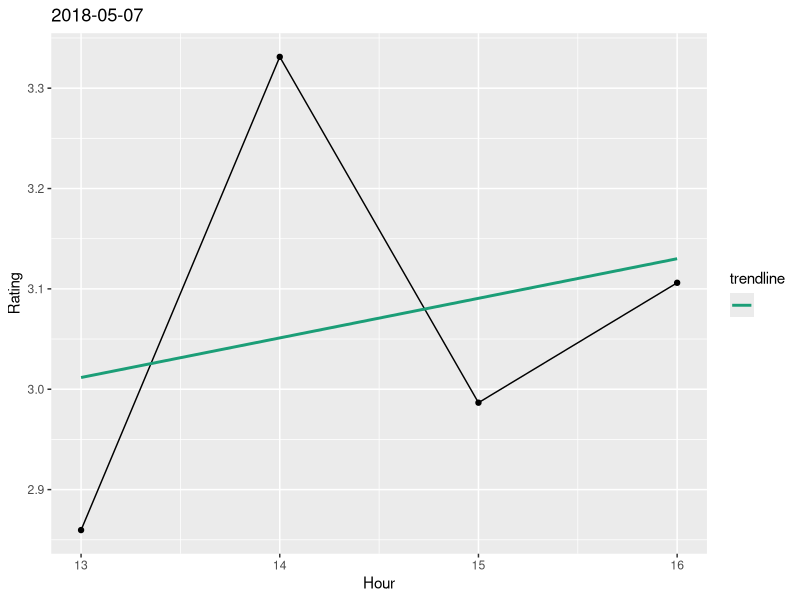
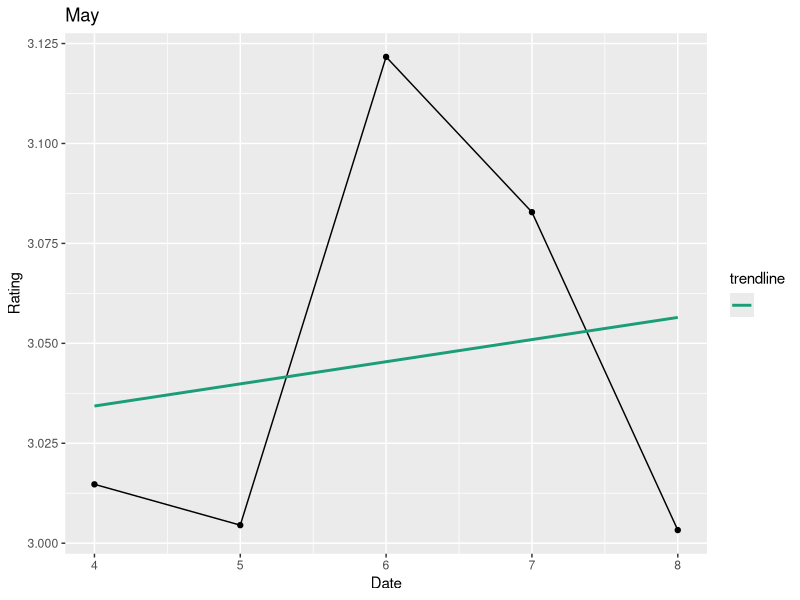
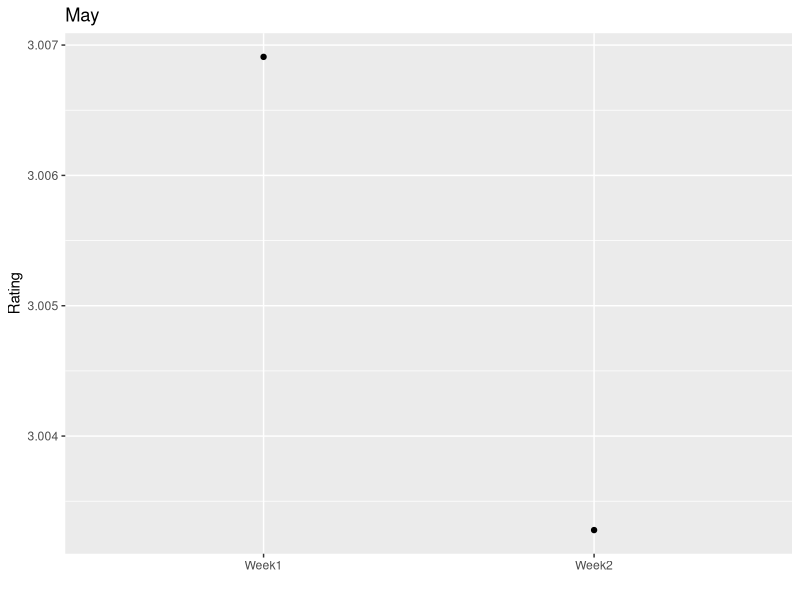
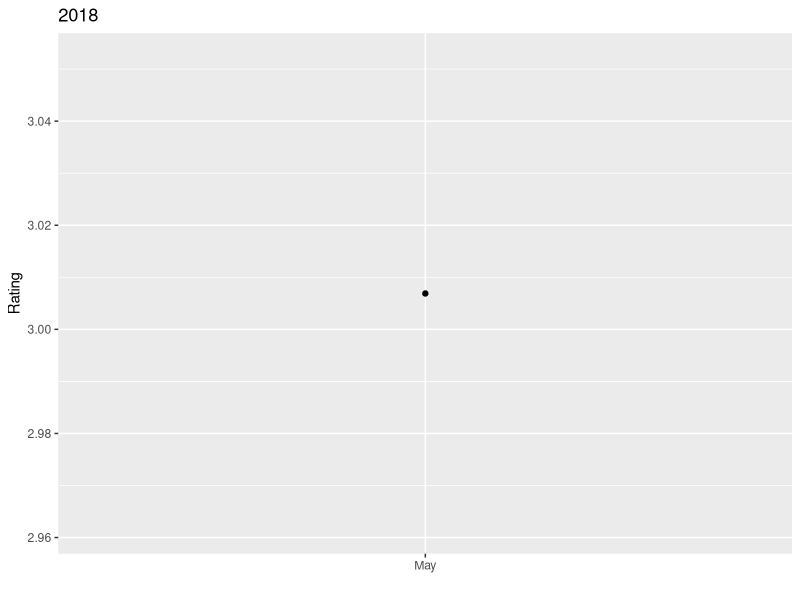

Source code (R) for these figures, in order:
library(ggplot2)
library(dplyr)
library(lubridate)
time <- read.csv("time.csv",sep = "|",header = FALSE , stringsAsFactors = FALSE)

#hourly
hourly <- function(time, datee)
{
temp_hour <-  time %>% group_by(Date = as.Date(V3),hour=hour(V3)) %>% 
  summarise(count = mean(V2)) %>%  subset(Date==datee)
ggplot(temp_hour,aes(x = temp_hour$hour, y = temp_hour$count))+
  geom_line()+
  geom_point()+
  labs(x = "Hour",y = "Rating",title = datee)+
  stat_smooth(method = 'lm' ,se = FALSE , aes(colour = ""))+
  scale_color_brewer(name = "trendline", palette = "Dark2")
}

#daily
daily <- function(time , monthh)
{
temp_date <-  time %>% group_by(mon=month(as.Date(time$V3)),Date = as.Date(time$V3)) %>% 
  summarise(count = mean(V2)) %>%  subset(mon==monthh)
ggplot(temp_date,aes(x = mday(temp_date$Date) , y = temp_date$count))+
 geom_line()+
  geom_point()+
  labs(x = "Date",y = "Rating",title = month.abb[monthh])+
stat_smooth(method = 'lm' ,se = FALSE , aes(colour = ""))+
  scale_color_brewer(name = "trendline", palette = "Dark2")
}

#weekly
weekly <- function(time, monthh)
{
temp_week <- time %>% group_by(mon=month( as.Date(time$V3)), Date=floor_date(as.Date(time$V3),
                     "7 days")) %>%  summarise(count=mean(V2)) %>% subset(mon==monthh)
x = c("Week1","Week2","week3","week4","week5")
ggplot(temp_week,aes(x = x[1:nrow(temp_week)] , y = temp_week$count))+
  geom_line()+
  geom_point()+
  labs(x="",y = "Rating",title = month.abb[monthh])+
  stat_smooth(method = 'lm' ,se = FALSE , aes(colour = ""))+
  scale_color_brewer(name = "trendline", palette = "Dark2")
}

#monthly
monthly <- function(time, yearr)
{
temp_month <- time %>% group_by(year=year(as.Date(time$V3)),mon=month(as.Date(time$V3))) %>% 
  summarise(count=mean(V2))  %>%   subset(year == yearr)
ggplot(temp_month,aes(x = month.abb[temp_month$mon], y = temp_month$count))+
  geom_point()+
  labs(x="",y = "Rating",title = yearr)+
  stat_smooth(method = 'lm' ,se = FALSE , aes(colour = ""))+
  scale_color_brewer(name = "trendline", palette = "Dark2")
}

hourly(time,"2018-05-07")
daily(time, 5)
weekly(time,5)
monthly(time ,2018)
